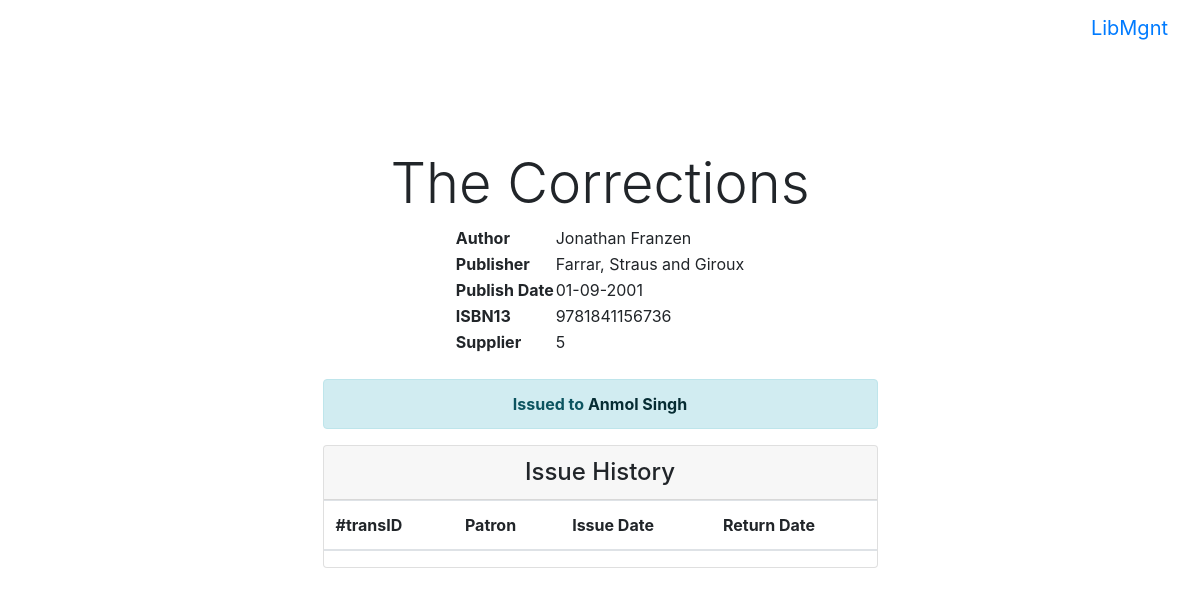
/book/35 (signed in), run on an earlier commit of the app's database.
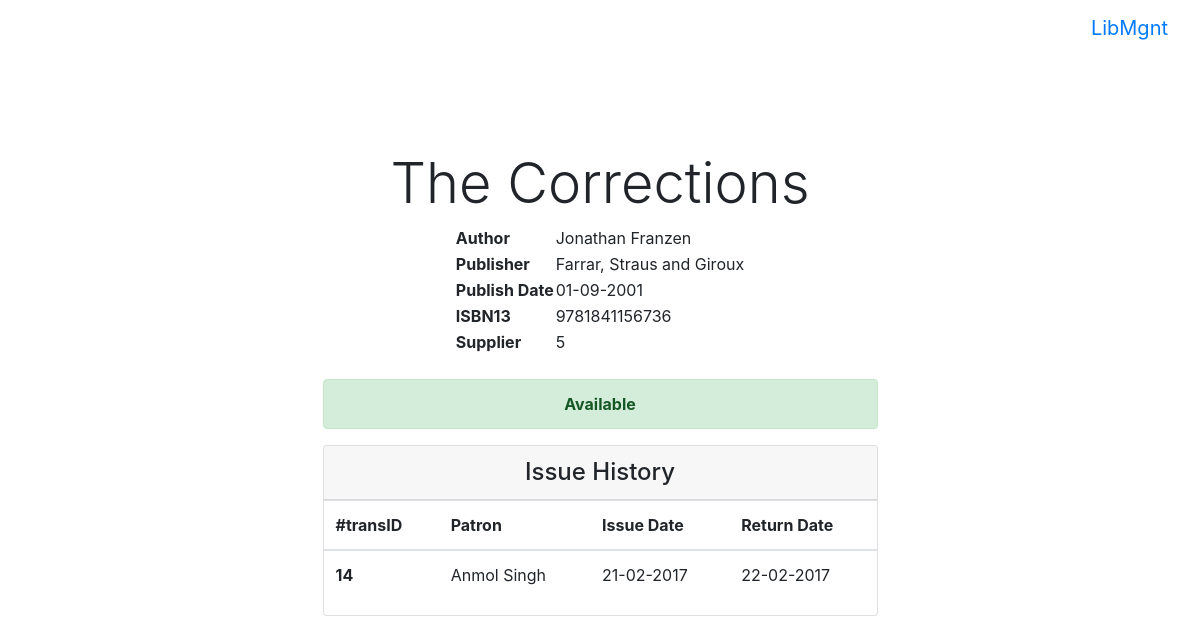
And on a later commit of the database.
### tables this page shows
CREATE TABLE patron(
	id INTEGER PRIMARY KEY AUTOINCREMENT,
	cardNum INTEGER UNIQUE,
	name VARCHAR(50),
	dob DATE,
	doj DATE,
	address TEXT,
	phone VARCHAR(10),
	borrowLimit INTEGER DEFAULT 2);

CREATE TABLE issue_history(
	transID INTEGER PRIMARY KEY,
	bookID INTEGER,
	patronID INTEGER,
	issuedbyID INTEGER,
	returnedtoID INTEGER,
	issueDate DATE,
	returnDate DATE,
	lateFees INTEGER,
	FOREIGN KEY (bookID) REFERENCES book(id),
	FOREIGN KEY (patronID) REFERENCES patron(id),
	FOREIGN KEY (issuedbyID) REFERENCES librarian(id),
	FOREIGN KEY (returnedtoID) REFERENCES librarian(id));

### server.py (the view)
@app.route("/book/<int:bookID>")
@login_required
def bookInfo(bookID):
	payload = {}
	book_exists = db_util.getBookExistence(bookID)
	payload["book_exists"] = book_exists
	if book_exists is True:
		payload['book_info'] = db_util.queryBook({"id":bookID})[0]
		payload['book_status'] = db_util.getBookStatus(bookID)
		payload['issue_history'] = db_util.queryIssueHistoryByBook(bookID)
		payload['issued_to'] = db_util.queryIssueByBook(bookID,patron=True)
	return render_template("bookinfo.html", payload=payload)

### db_util.py (called while the page is built)
def queryIssueByBook(bookID, patron=False):
	try:
		if patron:
			cursor.execute('''
				SELECT transID,bookID,patronID,librarianID,issueDate,name
				FROM issue,patron
				WHERE patronID=patron.id AND bookID=?;''',(bookID, ))
		else:
			cursor.execute('''SELECT * FROM issue WHERE bookID=?''', (bookID, ))
		issue = cursor.fetchone()
		return issue
	except Exception as e:
		print(e)
		return None

def queryIssueHistoryByBook(bookID):
	try:
		cursor.execute('''SELECT transID,patronID,name,issueDate,returnDate
			FROM issue_history,patron
			WHERE patronID=patron.id AND bookID=?
			ORDER BY returnDate DESC, transID DESC;''', (bookID, ))
		issue_history = cursor.fetchall()
		return issue_history
	except Exception as e:
		print(e)
		return None

def getBookStatus(bookID):
	try:
		cursor.execute('''SELECT COUNT(*) FROM issue WHERE bookID=?''', (bookID, ))
		flag = cursor.fetchone()
		return flag[0] == 0
	except Exception as e:
		print(e)
		return None

def getBookExistence(bookID):
	try:
		cursor.execute('''SELECT COUNT(*) FROM book WHERE id=?''', (bookID,))
		flag = cursor.fetchone()
		return flag[0] == 1
	except Exception as e:
		print(e)
		return None

### templates/bookinfo.html (shortened to what this page needs)
{% extends "base.html" %}
{% block body %}
{% if payload.book_exists %}
<div class="container-fluid" style="padding-top: 70px;">
	<h3 class="display-4 text-center">{{payload.book_info[1]}}</h3>
	<table align="center">
		<tbody>
			<tr>
				<th scope="row">Author</th>
				<td>{{payload.book_info[2]}}</td>
			</tr>
			<tr>
				<th scope="row">Publisher</th>
				<td>{{payload.book_info[4]}}</td>
			</tr>
			<tr>
				<th scope="row">Publish Date</th>
				<td>{{payload.book_info[3]}}</td>
			</tr>
			<tr>
				<th scope="row">ISBN13</th>
				<td>{{payload.book_info[5]}}</td>
			</tr>
			<tr>
				<th scope="row">Supplier</th>
				<td>{{payload.book_info[6]}}</td>
			</tr>
		</tbody>
	</table>
	<br>
	<div class="container col-sm-6 text-center">
	{% if payload.book_status %}
	<div class="alert alert-success" role="alert">
		<strong>Available</strong>
	</div>
	{% else %}
	<div class="alert alert-info" role="alert">
		<strong>Issued to </strong> <a href="/patron/{{payload.issued_to[2]}}" class="alert-link">{{payload.issued_to[5]}}</a>
	</div>
	{% endif %}
	</div>
	<div class="col-sm-6 container">
			<div class="card card-outline-primary">
				<h4 class="card-header text-center card-outline-primary">
					Issue History
				</h4>
				<div class="card-block table-responsive">
					<table class="table table-hover">
						<thead>
							<tr>
							<th>#transID</th>
								<th>Patron</th>
								<th>Issue Date</th>
								<th>Return Date</th>
							</tr>
						</thead>
						<tbody>
							{% for issue in payload.issue_history %}
							<tr>
								<th scope="row">{{issue[0]}}</th>
								<td>{{issue[2]}}</td>
								<td>{{issue[3]}}</td>
								<td>{{issue[4]}}</td>
							</tr>
							{% endfor %}
						</tbody>
					</table>
				</div>
			</div>
		</div>
</div>
<br><br>
{% else %}
<div class="container text-center" style="padding-top: 100px;">
<div class="alert alert-danger" role="alert">
  <strong>Oh snap!</strong> Book does not exist.
</div>
</div>
{% endif %}
{% endblock %}

What changed in the data, as far as the page shows it:
no longer on this page (row unchanged): patron: name "Anmol Singh"
added issue_history: transID "14", name "Anmol Singh", issueDate "21-02-2017", returnDate "22-02-2017"
Also different on the page:
text no longer shown: "Issued to"
text now shown: "Available"
